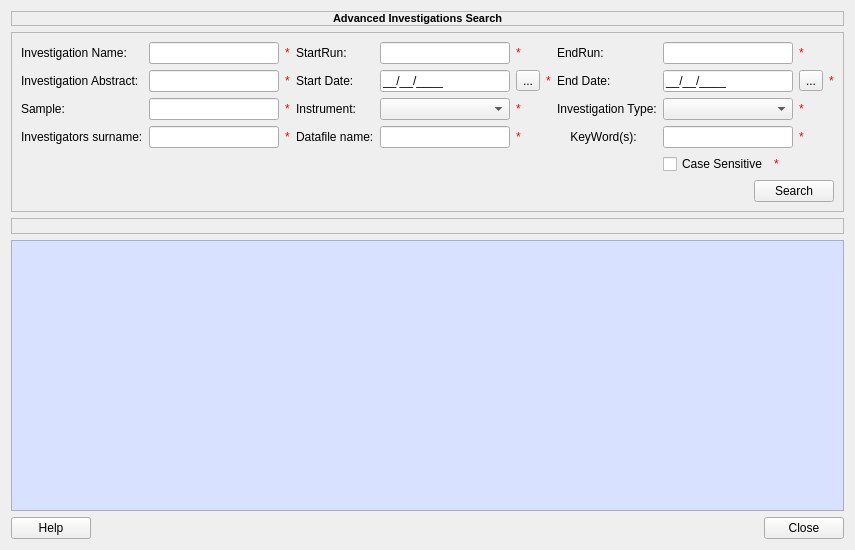
<ui version="4.0" >
 <class>ICatAdvancedSearch</class>
 <widget class="QWidget" name="ICatAdvancedSearch" >
  <property name="geometry" >
   <rect>
    <x>0</x>
    <y>0</y>
    <width>833</width>
    <height>550</height>
   </rect>
  </property>
  <property name="windowTitle" >
   <string>Catalog Advanced Search</string>
  </property>
  <layout class="QVBoxLayout" name="verticalLayout_2" >
   <item>
    <widget class="QLabel" name="advsearchtitleLabel" >
     <property name="maximumSize" >
      <size>
       <width>16777215</width>
       <height>16</height>
      </size>
     </property>
     <property name="frameShape" >
      <enum>QFrame::StyledPanel</enum>
     </property>
     <property name="frameShadow" >
      <enum>QFrame::Sunken</enum>
     </property>
     <property name="text" >
      <string>&lt;!DOCTYPE HTML PUBLIC "-//W3C//DTD HTML 4.0//EN" "http://www.w3.org/TR/REC-html40/strict.dtd">
&lt;html>&lt;head>&lt;meta name="qrichtext" content="1" />&lt;style type="text/css">
p, li { white-space: pre-wrap; }
&lt;/style>&lt;/head>&lt;body style=" font-family:'MS Shell Dlg 2'; font-size:8.25pt; font-weight:400; font-style:normal;">
&lt;p style=" margin-top:0px; margin-bottom:0px; margin-left:0px; margin-right:0px; -qt-block-indent:0; text-indent:0px;">&lt;span style=" font-size:8pt; font-weight:600;">Advanced Investigations Search&lt;/span>&lt;/p>&lt;/body>&lt;/html></string>
     </property>
     <property name="indent" >
      <number>321</number>
     </property>
    </widget>
   </item>
   <item>
    <widget class="QFrame" name="advframeWidget" >
     <property name="maximumSize" >
      <size>
       <width>16777215</width>
       <height>207</height>
      </size>
     </property>
     <property name="styleSheet" >
      <string notr="true" >background-image: url(:/BackGroundImage/ICatSearchBackGround.png);</string>
     </property>
     <property name="frameShape" >
      <enum>QFrame::StyledPanel</enum>
     </property>
     <property name="frameShadow" >
      <enum>QFrame::Sunken</enum>
     </property>
     <layout class="QVBoxLayout" name="verticalLayout" >
      <item>
       <layout class="QGridLayout" name="gridLayout" >
        <item row="0" column="0" >
         <widget class="QLabel" name="invstNameLabel" >
          <property name="text" >
           <string>Investigation Name:</string>
          </property>
         </widget>
        </item>
        <item row="0" column="1" >
         <widget class="QLineEdit" name="InvestigationName" >
          <property name="sizePolicy" >
           <sizepolicy vsizetype="Fixed" hsizetype="Expanding" >
            <horstretch>0</horstretch>
            <verstretch>0</verstretch>
           </sizepolicy>
          </property>
          <property name="minimumSize" >
           <size>
            <width>130</width>
            <height>0</height>
           </size>
          </property>
         </widget>
        </item>
        <item row="0" column="2" >
         <widget class="QLabel" name="InvestigationName_2" >
          <property name="styleSheet" >
           <string notr="true" >color: rgb(255, 0, 0);</string>
          </property>
          <property name="text" >
           <string>*</string>
          </property>
         </widget>
        </item>
        <item row="0" column="3" >
         <widget class="QLabel" name="runNumberLabel" >
          <property name="text" >
           <string>StartRun:</string>
          </property>
         </widget>
        </item>
        <item row="0" column="4" >
         <widget class="QLineEdit" name="StartRun" >
          <property name="sizePolicy" >
           <sizepolicy vsizetype="Fixed" hsizetype="Expanding" >
            <horstretch>0</horstretch>
            <verstretch>0</verstretch>
           </sizepolicy>
          </property>
          <property name="minimumSize" >
           <size>
            <width>130</width>
            <height>0</height>
           </size>
          </property>
         </widget>
        </item>
        <item row="0" column="5" >
         <widget class="QLabel" name="StartRun_2" >
          <property name="styleSheet" >
           <string notr="true" >color: rgb(255, 0, 0);</string>
          </property>
          <property name="text" >
           <string>*</string>
          </property>
         </widget>
        </item>
        <item row="0" column="7" >
         <widget class="QLabel" name="label" >
          <property name="text" >
           <string>EndRun:</string>
          </property>
         </widget>
        </item>
        <item row="0" column="8" colspan="2" >
         <widget class="QLineEdit" name="EndRun" >
          <property name="sizePolicy" >
           <sizepolicy vsizetype="Fixed" hsizetype="Expanding" >
            <horstretch>0</horstretch>
            <verstretch>0</verstretch>
           </sizepolicy>
          </property>
          <property name="minimumSize" >
           <size>
            <width>130</width>
            <height>0</height>
           </size>
          </property>
         </widget>
        </item>
        <item row="0" column="10" >
         <widget class="QLabel" name="EndRun_2" >
          <property name="styleSheet" >
           <string notr="true" >color: rgb(255, 0, 0);</string>
          </property>
          <property name="text" >
           <string>*</string>
          </property>
         </widget>
        </item>
        <item row="1" column="0" >
         <widget class="QLabel" name="invstAbstractLabel" >
          <property name="text" >
           <string>Investigation Abstract:</string>
          </property>
         </widget>
        </item>
        <item row="1" column="1" >
         <widget class="QLineEdit" name="InvestigationAbstract" >
          <property name="sizePolicy" >
           <sizepolicy vsizetype="Fixed" hsizetype="Expanding" >
            <horstretch>0</horstretch>
            <verstretch>0</verstretch>
           </sizepolicy>
          </property>
          <property name="minimumSize" >
           <size>
            <width>130</width>
            <height>0</height>
           </size>
          </property>
         </widget>
        </item>
        <item row="1" column="2" >
         <widget class="QLabel" name="InvestigationAbstract_2" >
          <property name="styleSheet" >
           <string notr="true" >color: rgb(255, 0, 0);</string>
          </property>
          <property name="text" >
           <string>*</string>
          </property>
         </widget>
        </item>
        <item row="1" column="3" >
         <widget class="QLabel" name="startdateLabel" >
          <property name="text" >
           <string>Start Date:</string>
          </property>
         </widget>
        </item>
        <item row="1" column="4" >
         <widget class="QLineEdit" name="StartDate" >
          <property name="sizePolicy" >
           <sizepolicy vsizetype="Fixed" hsizetype="Expanding" >
            <horstretch>0</horstretch>
            <verstretch>0</verstretch>
           </sizepolicy>
          </property>
          <property name="minimumSize" >
           <size>
            <width>130</width>
            <height>0</height>
           </size>
          </property>
          <property name="toolTip" >
           <string>Date in DD/MM/YYY format</string>
          </property>
          <property name="inputMask" >
           <string>99/99/9999;_</string>
          </property>
          <property name="text" >
           <string>//</string>
          </property>
         </widget>
        </item>
        <item row="1" column="5" >
         <widget class="QToolButton" name="startdatetoolButton" >
          <property name="maximumSize" >
           <size>
            <width>25</width>
            <height>16777215</height>
           </size>
          </property>
          <property name="text" >
           <string>...</string>
          </property>
         </widget>
        </item>
        <item row="1" column="6" >
         <widget class="QLabel" name="StartDate_2" >
          <property name="styleSheet" >
           <string notr="true" >color: rgb(255, 0, 0);</string>
          </property>
          <property name="text" >
           <string>*</string>
          </property>
         </widget>
        </item>
        <item row="1" column="7" >
         <widget class="QLabel" name="enddateLabel" >
          <property name="text" >
           <string>End Date:</string>
          </property>
         </widget>
        </item>
        <item row="1" column="8" colspan="2" >
         <widget class="QLineEdit" name="EndDate" >
          <property name="sizePolicy" >
           <sizepolicy vsizetype="Fixed" hsizetype="Expanding" >
            <horstretch>0</horstretch>
            <verstretch>0</verstretch>
           </sizepolicy>
          </property>
          <property name="minimumSize" >
           <size>
            <width>130</width>
            <height>0</height>
           </size>
          </property>
          <property name="toolTip" >
           <string>Date in DD/MM/YYY format</string>
          </property>
          <property name="inputMask" >
           <string>99/99/9999;_</string>
          </property>
          <property name="text" >
           <string>//</string>
          </property>
         </widget>
        </item>
        <item row="1" column="10" >
         <widget class="QToolButton" name="enddatetoolButton" >
          <property name="maximumSize" >
           <size>
            <width>25</width>
            <height>16777215</height>
           </size>
          </property>
          <property name="text" >
           <string>...</string>
          </property>
         </widget>
        </item>
        <item row="1" column="11" >
         <widget class="QLabel" name="EndDate_2" >
          <property name="styleSheet" >
           <string notr="true" >color: rgb(255, 0, 0);</string>
          </property>
          <property name="text" >
           <string>*</string>
          </property>
         </widget>
        </item>
        <item row="2" column="0" >
         <widget class="QLabel" name="sampleLabel" >
          <property name="text" >
           <string>Sample:</string>
          </property>
         </widget>
        </item>
        <item row="2" column="1" >
         <widget class="QLineEdit" name="SampleName" >
          <property name="sizePolicy" >
           <sizepolicy vsizetype="Fixed" hsizetype="Expanding" >
            <horstretch>0</horstretch>
            <verstretch>0</verstretch>
           </sizepolicy>
          </property>
          <property name="minimumSize" >
           <size>
            <width>130</width>
            <height>0</height>
           </size>
          </property>
          <property name="text" >
           <string/>
          </property>
         </widget>
        </item>
        <item row="2" column="2" >
         <widget class="QLabel" name="SampleName_2" >
          <property name="styleSheet" >
           <string notr="true" >color: rgb(255, 0, 0);</string>
          </property>
          <property name="text" >
           <string>*</string>
          </property>
         </widget>
        </item>
        <item row="2" column="3" >
         <widget class="QLabel" name="instrumentLabel" >
          <property name="text" >
           <string>Instrument:</string>
          </property>
         </widget>
        </item>
        <item row="2" column="4" >
         <widget class="QComboBox" name="Instrument" >
          <property name="sizePolicy" >
           <sizepolicy vsizetype="Fixed" hsizetype="Expanding" >
            <horstretch>0</horstretch>
            <verstretch>0</verstretch>
           </sizepolicy>
          </property>
          <property name="minimumSize" >
           <size>
            <width>130</width>
            <height>0</height>
           </size>
          </property>
          <property name="toolTip" >
           <string>Instrument Box</string>
          </property>
          <property name="styleSheet" >
           <string notr="true" >QComboBox#Instrument QListView{background-color: white;background-image: url(ICatComboBackground.png);background-attachment: scroll;}QComboBox#Instrument QListView QScrollBar:vertical{background-image: url(:/images/ICatComboVScrollbar.png); background-repeat: repeat-y; width: 17px; height:20px;} </string>
          </property>
         </widget>
        </item>
        <item row="2" column="5" >
         <widget class="QLabel" name="Instrument_2" >
          <property name="styleSheet" >
           <string notr="true" >color: rgb(255, 0, 0);</string>
          </property>
          <property name="text" >
           <string>*</string>
          </property>
         </widget>
        </item>
        <item row="2" column="7" >
         <widget class="QLabel" name="invstTypeLabel" >
          <property name="text" >
           <string>Investigation Type:</string>
          </property>
         </widget>
        </item>
        <item row="2" column="8" colspan="2" >
         <widget class="QComboBox" name="InvestigationType" >
          <property name="sizePolicy" >
           <sizepolicy vsizetype="Fixed" hsizetype="Expanding" >
            <horstretch>0</horstretch>
            <verstretch>0</verstretch>
           </sizepolicy>
          </property>
          <property name="minimumSize" >
           <size>
            <width>130</width>
            <height>0</height>
           </size>
          </property>
          <property name="styleSheet" >
           <string notr="true" >QComboBox#InvestigationType QListView{background-color: white;background-image: url(ICatComboBackground.png);background-attachment: scroll;}QComboBox#InvestigationType QListView QScrollBar:vertical{background-image: url(:/images/ICatComboVScrollbar.png); background-repeat: repeat-y; width: 17px; height:20px;} </string>
          </property>
         </widget>
        </item>
        <item row="2" column="10" >
         <widget class="QLabel" name="InvestigationType_2" >
          <property name="styleSheet" >
           <string notr="true" >color: rgb(255, 0, 0);</string>
          </property>
          <property name="text" >
           <string>*</string>
          </property>
         </widget>
        </item>
        <item row="3" column="0" >
         <widget class="QLabel" name="invstsurnameLabel" >
          <property name="text" >
           <string>Investigators surname:</string>
          </property>
         </widget>
        </item>
        <item row="3" column="1" >
         <widget class="QLineEdit" name="InvestigatorSurName" >
          <property name="sizePolicy" >
           <sizepolicy vsizetype="Fixed" hsizetype="Expanding" >
            <horstretch>0</horstretch>
            <verstretch>0</verstretch>
           </sizepolicy>
          </property>
          <property name="minimumSize" >
           <size>
            <width>130</width>
            <height>0</height>
           </size>
          </property>
         </widget>
        </item>
        <item row="3" column="2" >
         <widget class="QLabel" name="InvestigatorSurName_2" >
          <property name="styleSheet" >
           <string notr="true" >color: rgb(255, 0, 0);</string>
          </property>
          <property name="text" >
           <string>*</string>
          </property>
         </widget>
        </item>
        <item row="3" column="3" >
         <widget class="QLabel" name="datafilenameLabel" >
          <property name="text" >
           <string>Datafile name:</string>
          </property>
         </widget>
        </item>
        <item row="3" column="4" >
         <widget class="QLineEdit" name="DataFileName" >
          <property name="sizePolicy" >
           <sizepolicy vsizetype="Fixed" hsizetype="Expanding" >
            <horstretch>0</horstretch>
            <verstretch>0</verstretch>
           </sizepolicy>
          </property>
          <property name="minimumSize" >
           <size>
            <width>130</width>
            <height>0</height>
           </size>
          </property>
         </widget>
        </item>
        <item row="3" column="5" >
         <widget class="QLabel" name="DataFileName_2" >
          <property name="styleSheet" >
           <string notr="true" >color: rgb(255, 0, 0);</string>
          </property>
          <property name="text" >
           <string>*</string>
          </property>
         </widget>
        </item>
        <item row="3" column="7" >
         <widget class="QLabel" name="keywordsLabel" >
          <property name="text" >
           <string>    KeyWord(s):</string>
          </property>
         </widget>
        </item>
        <item row="3" column="8" colspan="2" >
         <widget class="QLineEdit" name="Keywords" >
          <property name="sizePolicy" >
           <sizepolicy vsizetype="Fixed" hsizetype="Expanding" >
            <horstretch>0</horstretch>
            <verstretch>0</verstretch>
           </sizepolicy>
          </property>
          <property name="minimumSize" >
           <size>
            <width>130</width>
            <height>0</height>
           </size>
          </property>
         </widget>
        </item>
        <item row="3" column="10" >
         <widget class="QLabel" name="Keywords_2" >
          <property name="styleSheet" >
           <string notr="true" >color: rgb(255, 0, 0);</string>
          </property>
          <property name="text" >
           <string>*</string>
          </property>
         </widget>
        </item>
        <item row="4" column="8" >
         <widget class="QCheckBox" name="casesensitiveBox" >
          <property name="text" >
           <string>Case Sensitive</string>
          </property>
         </widget>
        </item>
        <item row="4" column="9" >
         <widget class="QLabel" name="CaseSensitive_2" >
          <property name="styleSheet" >
           <string notr="true" >color: rgb(255, 0, 0);</string>
          </property>
          <property name="text" >
           <string>*</string>
          </property>
         </widget>
        </item>
       </layout>
      </item>
      <item>
       <layout class="QHBoxLayout" name="horizontalLayout_2" >
        <item>
         <spacer name="horizontalSpacer_2" >
          <property name="orientation" >
           <enum>Qt::Horizontal</enum>
          </property>
          <property name="sizeHint" stdset="0" >
           <size>
            <width>738</width>
            <height>20</height>
           </size>
          </property>
         </spacer>
        </item>
        <item>
         <widget class="QPushButton" name="searchButton" >
          <property name="toolTip" >
           <string>Search Investigations</string>
          </property>
          <property name="text" >
           <string>Search</string>
          </property>
         </widget>
        </item>
       </layout>
      </item>
     </layout>
    </widget>
   </item>
   <item>
    <widget class="QLabel" name="advsearchLabel" >
     <property name="frameShape" >
      <enum>QFrame::StyledPanel</enum>
     </property>
     <property name="frameShadow" >
      <enum>QFrame::Sunken</enum>
     </property>
     <property name="text" >
      <string/>
     </property>
    </widget>
   </item>
   <item>
    <widget class="QTableWidget" name="advSearchtableWidget" >
     <property name="styleSheet" >
      <string notr="true" >background-color: rgb(216, 225, 255);</string>
     </property>
     <property name="horizontalScrollBarPolicy" >
      <enum>Qt::ScrollBarAsNeeded</enum>
     </property>
     <property name="selectionMode" >
      <enum>QAbstractItemView::SingleSelection</enum>
     </property>
     <property name="selectionBehavior" >
      <enum>QAbstractItemView::SelectRows</enum>
     </property>
    </widget>
   </item>
   <item>
    <layout class="QHBoxLayout" name="horizontalLayout" >
     <item>
      <widget class="QPushButton" name="helpButton" >
       <property name="text" >
        <string>Help</string>
       </property>
      </widget>
     </item>
     <item>
      <spacer name="horizontalSpacer" >
       <property name="orientation" >
        <enum>Qt::Horizontal</enum>
       </property>
       <property name="sizeHint" stdset="0" >
        <size>
         <width>548</width>
         <height>17</height>
        </size>
       </property>
      </spacer>
     </item>
     <item>
      <widget class="QPushButton" name="closeButton" >
       <property name="text" >
        <string>Close</string>
       </property>
      </widget>
     </item>
    </layout>
   </item>
  </layout>
 </widget>
 <tabstops>
  <tabstop>advSearchtableWidget</tabstop>
 </tabstops>
 <resources>
  <include location="ICatSearchBackGround.qrc" />
 </resources>
 <connections/>
</ui>
